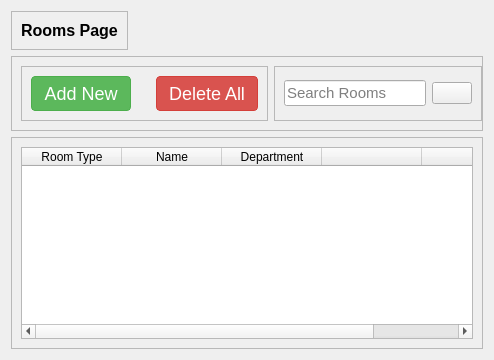
            <widget class="QWidget" name="rooms_page">
             <layout class="QVBoxLayout" name="verticalLayout_7">
              <item alignment="Qt::AlignLeft|Qt::AlignTop">
               <widget class="QFrame" name="frame_7">
                <property name="frameShape">
                 <enum>QFrame::StyledPanel</enum>
                </property>
                <property name="frameShadow">
                 <enum>QFrame::Raised</enum>
                </property>
                <layout class="QHBoxLayout" name="horizontalLayout_17">
                 <item>
                  <widget class="QLabel" name="label_5">
                   <property name="font">
                    <font>
                     <family>Arial</family>
                     <pointsize>12</pointsize>
                     <weight>75</weight>
                     <bold>true</bold>
                    </font>
                   </property>
                   <property name="text">
                    <string>Rooms Page</string>
                   </property>
                  </widget>
                 </item>
                </layout>
               </widget>
              </item>
              <item alignment="Qt::AlignTop">
               <widget class="QFrame" name="frame_18">
                <property name="frameShape">
                 <enum>QFrame::StyledPanel</enum>
                </property>
                <property name="frameShadow">
                 <enum>QFrame::Raised</enum>
                </property>
                <layout class="QHBoxLayout" name="horizontalLayout_18">
                 <property name="leftMargin">
                  <number>9</number>
                 </property>
                 <property name="rightMargin">
                  <number>0</number>
                 </property>
                 <item alignment="Qt::AlignLeft">
                  <widget class="QFrame" name="frame_20">
                   <property name="frameShape">
                    <enum>QFrame::StyledPanel</enum>
                   </property>
                   <property name="frameShadow">
                    <enum>QFrame::Raised</enum>
                   </property>
                   <layout class="QHBoxLayout" name="horizontalLayout_19">
                    <property name="spacing">
                     <number>25</number>
                    </property>
                    <item>
                     <widget class="QPushButton" name="room_add_button">
                      <property name="styleSheet">
                       <string notr="true">QPushButton
{
 display: inline-block;
  padding: 6px 12px;
  margin-bottom: 0;
  font-size: 18px;
  font-weight: normal;
  line-height: 1.42857143;
  text-align: center;
  white-space: nowrap;
  vertical-align: middle;
  -ms-touch-action: manipulation;
      touch-action: manipulation;
  cursor: pointer;
  -webkit-user-select: none;
     -moz-user-select: none;
      -ms-user-select: none;
          user-select: none;
  background-image: none;
  border: 1px solid transparent;
  border-radius: 4px;
color: #fff; 
background-color: #5cb85c;
  border-color: #4cae4c;
}


:hover
{
 color: #fff;
  background-color: #449d44;
  border-color: #398439;
}</string>
                      </property>
                      <property name="text">
                       <string>Add New</string>
                      </property>
                      <property name="icon">
                       <iconset resource="icons.qrc">
                        <normaloff>:/icons/icons/icons8-add-48.png</normaloff>:/icons/icons/icons8-add-48.png</iconset>
                      </property>
                      <property name="iconSize">
                       <size>
                        <width>24</width>
                        <height>24</height>
                       </size>
                      </property>
                     </widget>
                    </item>
                    <item>
                     <widget class="QPushButton" name="room_delete_all_button">
                      <property name="styleSheet">
                       <string notr="true">QPushButton
{
 display: inline-block;
  padding: 6px 12px;
  margin-bottom: 0;
  font-size: 18px;
  font-weight: normal;
  line-height: 1.42857143;
  text-align: center;
  white-space: nowrap;
  vertical-align: middle;
  -ms-touch-action: manipulation;
      touch-action: manipulation;
  cursor: pointer;
  -webkit-user-select: none;
     -moz-user-select: none;
      -ms-user-select: none;
          user-select: none;
  background-image: none;
  border: 1px solid transparent;
  border-radius: 4px;
color: #fff; 
background-color: #5cb85c;
  border-color: #4cae4c;
}
QPushButton
{
color: #fff;
  background-color: #d9534f;
  border-color: #d43f3a;

}


:hover
{
 color: #fff;
  background-color: #c9302c;
  border-color: #ac2925;
}</string>
                      </property>
                      <property name="text">
                       <string>Delete All</string>
                      </property>
                      <property name="icon">
                       <iconset resource="icons.qrc">
                        <normaloff>:/icons/icons/delete_icon_red.png</normaloff>:/icons/icons/delete_icon_red.png</iconset>
                      </property>
                      <property name="iconSize">
                       <size>
                        <width>24</width>
                        <height>24</height>
                       </size>
                      </property>
                     </widget>
                    </item>
                   </layout>
                  </widget>
                 </item>
                 <item alignment="Qt::AlignRight">
                  <widget class="QFrame" name="frame_21">
                   <property name="frameShape">
                    <enum>QFrame::StyledPanel</enum>
                   </property>
                   <property name="frameShadow">
                    <enum>QFrame::Raised</enum>
                   </property>
                   <layout class="QHBoxLayout" name="horizontalLayout_20">
                    <item alignment="Qt::AlignLeft">
                     <widget class="QLineEdit" name="room_search_text">
                      <property name="font">
                       <font>
                        <family>Arial</family>
                        <pointsize>11</pointsize>
                       </font>
                      </property>
                      <property name="styleSheet">
                       <string notr="true">border-bottom: 1px solid;</string>
                      </property>
                      <property name="placeholderText">
                       <string>Search Rooms</string>
                      </property>
                     </widget>
                    </item>
                    <item alignment="Qt::AlignLeft">
                     <widget class="QPushButton" name="pushButton_6">
                      <property name="text">
                       <string/>
                      </property>
                      <property name="icon">
                       <iconset resource="icons.qrc">
                        <normaloff>:/icons/icons/icons8-search-50.png</normaloff>:/icons/icons/icons8-search-50.png</iconset>
                      </property>
                      <property name="iconSize">
                       <size>
                        <width>24</width>
                        <height>24</height>
                       </size>
                      </property>
                     </widget>
                    </item>
                   </layout>
                  </widget>
                 </item>
                </layout>
               </widget>
              </item>
              <item>
               <widget class="QFrame" name="frame_19">
                <property name="frameShape">
                 <enum>QFrame::StyledPanel</enum>
                </property>
                <property name="frameShadow">
                 <enum>QFrame::Raised</enum>
                </property>
                <layout class="QHBoxLayout" name="horizontalLayout_21">
                 <item>
                  <widget class="QTableWidget" name="room_table">
                   <property name="styleSheet">
                    <string notr="true">QTableWidget
{
font-size: 20px;
}</string>
                   </property>
                   <property name="editTriggers">
                    <set>QAbstractItemView::NoEditTriggers</set>
                   </property>
                   <property name="alternatingRowColors">
                    <bool>true</bool>
                   </property>
                   <property name="sortingEnabled">
                    <bool>true</bool>
                   </property>
                   <attribute name="horizontalHeaderShowSortIndicator" stdset="0">
                    <bool>true</bool>
                   </attribute>
                   <attribute name="verticalHeaderVisible">
                    <bool>false</bool>
                   </attribute>
                   <column>
                    <property name="text">
                     <string>Room Type</string>
                    </property>
                   </column>
                   <column>
                    <property name="text">
                     <string>Name</string>
                    </property>
                   </column>
                   <column>
                    <property name="text">
                     <string>Department</string>
                    </property>
                   </column>
                   <column>
                    <property name="text">
                     <string/>
                    </property>
                   </column>
                   <column>
                    <property name="text">
                     <string/>
                    </property>
                   </column>
                  </widget>
                 </item>
                </layout>
               </widget>
              </item>
             </layout>
            </widget>
